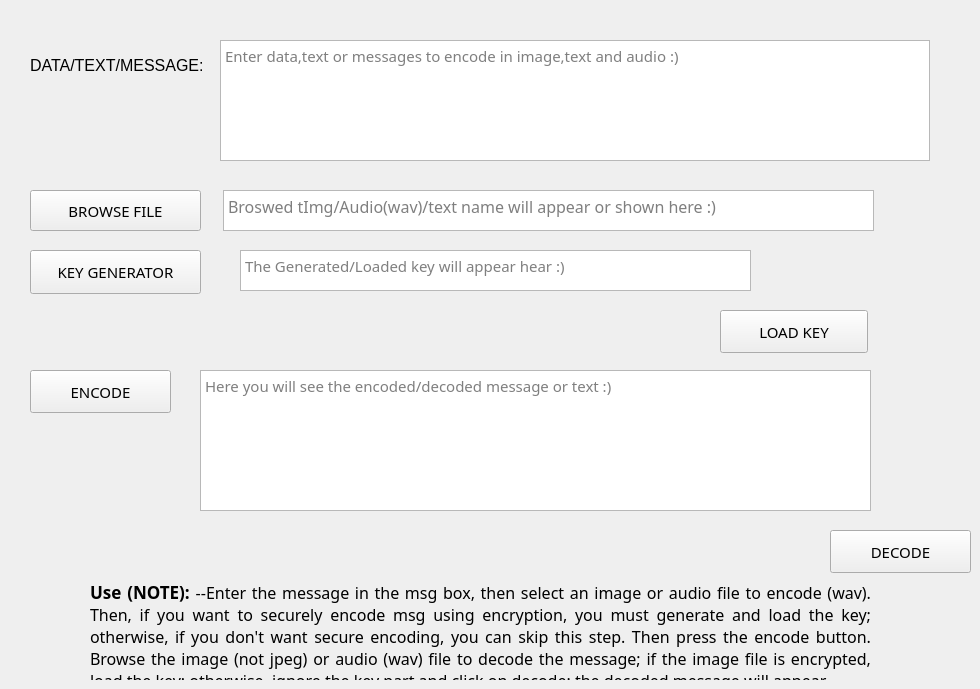
    <widget class="QWidget" name="tab_6">
     <attribute name="title">
      <string>Stegnography</string><!--customizinging the steganography-->
     </attribute>
     <widget class="QLabel" name="label_12">
      <property name="geometry">
       <rect>
        <x>30</x>
        <y>50</y>
        <width>181</width>
        <height>31</height>
       </rect>
      </property>
      <property name="font">
       <font>
        <pointsize>12</pointsize>
       </font>
      </property>
      <property name="text">
       <string>DATA/TEXT/MESSAGE:</string>
      </property>
     </widget>
     <widget class="QTextEdit" name="textEdit_3">
      <property name="geometry">
       <rect>
        <x>220</x>
        <y>40</y>
        <width>710</width>
        <height>121</height>
       </rect>
      </property>
      <property name="font">
       <font>
        <pointsize>11</pointsize>
        <family>Rockwell</family>
       </font>
      </property>
      <property name="placeholderText">
       <string>Enter data,text or messages to encode in image,text and audio :)</string>
      </property>
     </widget>
     <widget class="QPushButton" name="pushButton_25">
      <property name="geometry">
       <rect>
        <x>30</x>
        <y>190</y>
        <width>171</width>
        <height>41</height>
       </rect>
      </property>
      <property name="font">
       <font>
        <pointsize>11</pointsize>
        <family>Rockwell</family>
       </font>
      </property>
      <property name="text">
       <string>BROWSE FILE</string>
      </property>
     </widget>
     <widget class="QTextBrowser" name="textBrowser_7">
      <property name="geometry">
       <rect>
        <x>223</x>
        <y>190</y>
        <width>651</width>
        <height>41</height>
       </rect>
      </property>
      <property name="font">
       <font>
        <family>Rockwell</family>
        <pointsize>12</pointsize>
       </font>
      </property>
      <property name="placeholderText">
       <string>Broswed tImg/Audio(wav)/text name will appear or shown here :)</string>
      </property>
     </widget>
     <widget class="QTextBrowser" name="textBrowser_8">
      <property name="geometry">
       <rect>
        <x>240</x>
        <y>250</y>
        <width>511</width>
        <height>41</height>
       </rect>
      </property>
      <property name="font">
       <font>
        <pointsize>11</pointsize>
        <family>Rockwell</family>
       </font>
      </property>
      <property name="placeholderText">
       <string>The Generated/Loaded key will appear hear :)</string>
      </property>
     </widget>
     <widget class="QPushButton" name="pushButton_26">
      <property name="geometry">
       <rect>
        <x>720</x>
        <y>310</y>
        <width>148</width>
        <height>43</height>
       </rect>
      </property>
      <property name="font">
       <font>
        <pointsize>11</pointsize>
        <family>Rockwell</family>
       </font>
      </property>
      <property name="text">
       <string>LOAD KEY</string>
      </property>
     </widget>
     <widget class="QPushButton" name="pushButton_27">
      <property name="geometry">
       <rect>
        <x>30</x>
        <y>250</y>
        <width>171</width>
        <height>44</height>
       </rect>
      </property>
      <property name="font">
       <font>
        <pointsize>11</pointsize>
        <family>Rockwell</family>
       </font>
      </property>
      <property name="text">
       <string>KEY GENERATOR</string>
      </property>
     </widget>
     <widget class="QPushButton" name="pushButton_16">
      <property name="geometry">
       <rect>
        <x>30</x>
        <y>370</y>
        <width>141</width>
        <height>43</height>
       </rect>
      </property>
      <property name="font">
       <font>
        <pointsize>11</pointsize>
        <family>Rockwell</family>
       </font>
      </property>
      <property name="text">
       <string>ENCODE</string>
      </property>
     </widget>
     <widget class="QTextBrowser" name="textBrowser_9">
      <property name="geometry">
       <rect>
        <x>200</x>
        <y>370</y>
        <width>671</width>
        <height>141</height>
       </rect>
      </property>
      <property name="font">
       <font>
        <pointsize>11</pointsize>
        <family>Rockwell</family>
       </font>
      </property>
      <property name="placeholderText">
       <string>Here you will see the encoded/decoded message or text :)</string>
      </property>
     </widget>
     <widget class="QPushButton" name="pushButton_17">
      <property name="geometry">
       <rect>
        <x>830</x>
        <y>530</y>
        <width>141</width>
        <height>43</height>
       </rect>
      </property>
      <property name="font">
       <font>
        <pointsize>11</pointsize>
        <family>Rockwell</family>
       </font>
      </property>
      <property name="text">
       <string>DECODE</string>
      </property>
     </widget>
     <widget class="QLabel" name="label_18">
      <property name="geometry">
       <rect>
        <x>90</x>
        <y>580</y>
        <width>781</width>
        <height>100</height>
       </rect>
      </property>
      <property name="text">
       <string>&lt;html&gt;&lt;head/&gt;&lt;body&gt;&lt;p align=&quot;justify&quot;&gt;&lt;span style=&quot; font-size:13pt; font-family:Rockwell;font-weight:600;&quot;&gt;Use (NOTE): &lt;/span&gt;&lt;span style=&quot; font-family:Rockwell;font-size:12pt;&quot;&gt;--Enter the message in the msg box, then select an image or audio file to encode (wav). Then, if you want to securely encode msg using encryption, you must generate and load the key; otherwise, if you don't want secure encoding, you can skip this step. Then press the encode button. Browse the image (not jpeg) or audio (wav) file to decode the message; if the image file is encrypted, load the key; otherwise, ignore the key part and click on decode; the decoded message will appear--. &lt;/span&gt;&lt;/p&gt;&lt;/body&gt;&lt;/html&gt;</string>
      </property>
      <property name="wordWrap">
       <bool>true</bool>
      </property>
     </widget>
    </widget>
